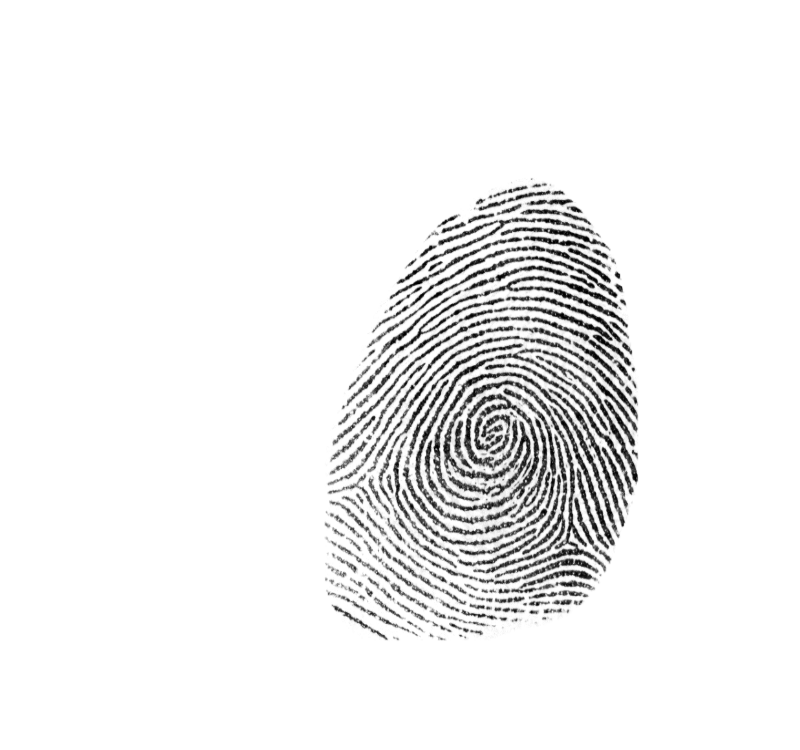
%> input picture examples/data/1/img/0.png, 800 x 750 px
$ octave prepare_cropped_patches_example.m   (GNU Octave 9; MATLAB toolbox functions it lacks are replaced by stand-ins)
%> lines starting %> are read from the running program, lines starting %| are printed output that depends on the picture; in (x1, y1, x2, y2) boxes, pixels count from 0 and x2, y2 are one past the last pixel; in counts of white or black regions, pixels touching at a corner belong together; the program's own positions count from 1
clear; close all;

script_dir = fileparts(mfilename('fullpath'));
repo_root = fileparts(fileparts(script_dir));

img = imread(fullfile(repo_root, 'examples', 'data', '2', 'img', '0.png'));
%> img is the input picture: size 750x800 uint8; min 0, max 255, mean 240.4
figure; imshow(img);

mask = zeros(size(img));
mask(342:402, 416:544) = 1;
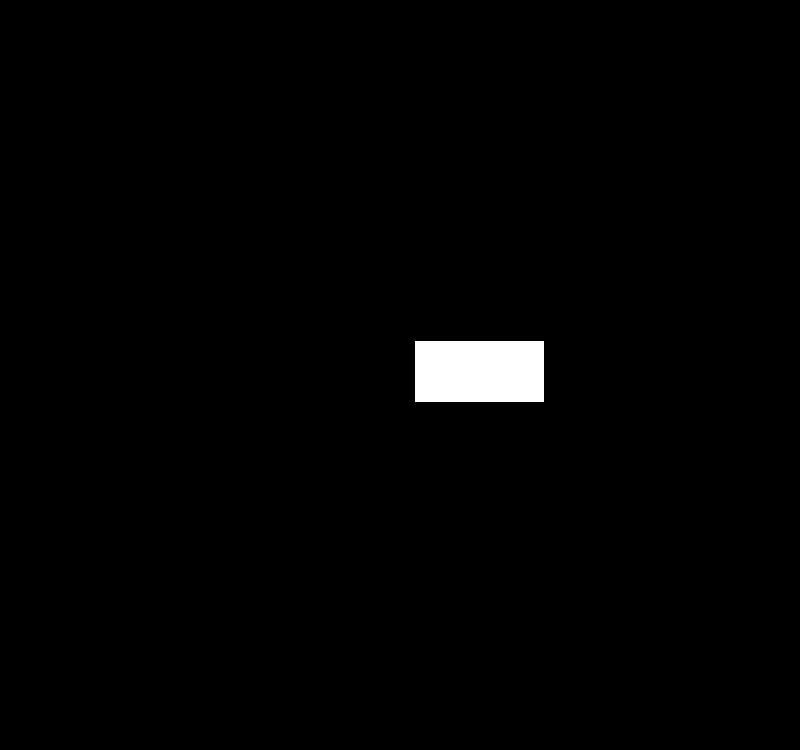
%> mask: size 750x800 double; values 0 (black) and 1 (white), 1.3% white; 1 white region, box (x1, y1, x2, y2) and area: (415, 341, 544, 402) 7869
f1 = img;
f1(mask == 0) = 255;
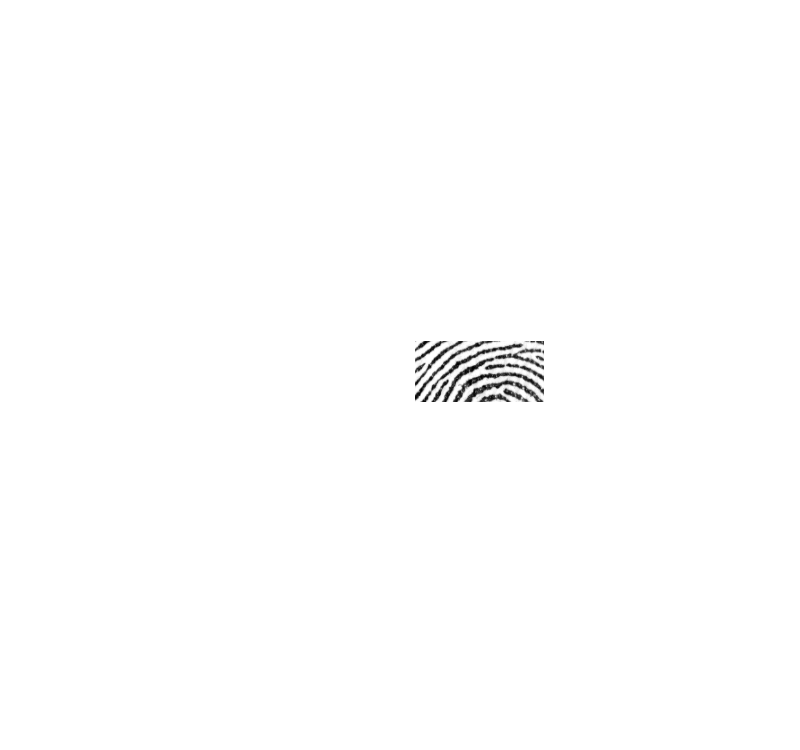
%> f1: size 750x800 uint8; 15.94% of pixels changed, all inside (x1, y1, x2, y2) = (324, 177, 639, 642)
imwrite(f1, fullfile(repo_root, 'examples', 'data', '2', 'img', '1.png'));
imwrite(mask, fullfile(repo_root, 'examples', 'data', '2', 'mask', 'm1.png'));

mask = zeros(size(img));
mask(392:452, 446:574) = 1;
%> mask: size 750x800 double; values 0 (black) and 1 (white), 1.3% white; 1 white region, box (x1, y1, x2, y2) and area: (445, 391, 574, 452) 7869
f2 = img;
f2(mask == 0) = 255;
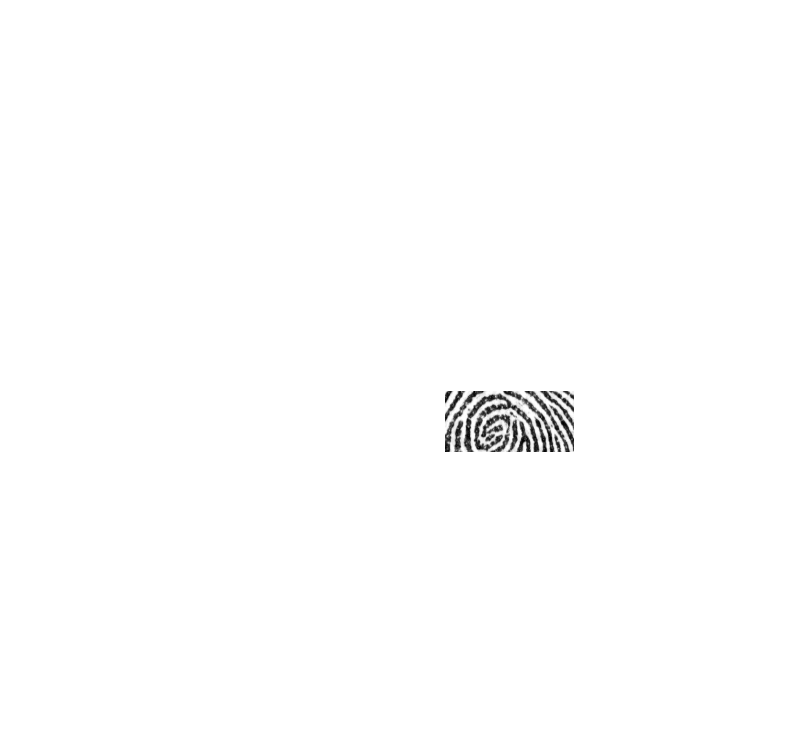
%> f2: size 750x800 uint8; 15.91% of pixels changed, all inside (x1, y1, x2, y2) = (324, 177, 639, 642)
imwrite(f2, fullfile(repo_root, 'examples', 'data', '2', 'img', '2.png'));
imwrite(mask, fullfile(repo_root, 'examples', 'data', '2', 'mask', 'm2.png'));

mask = zeros(size(img));
mask(432:492, 396:524) = 1;
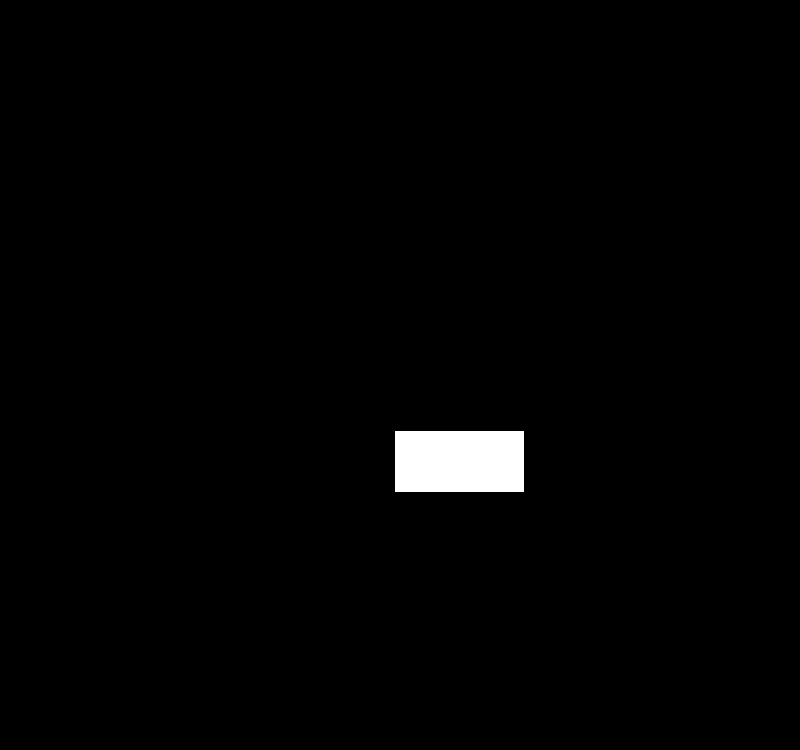
%> mask: size 750x800 double; values 0 (black) and 1 (white), 1.3% white; 1 white region, box (x1, y1, x2, y2) and area: (395, 431, 524, 492) 7869
f3 = img;
f3(mask == 0) = 255;
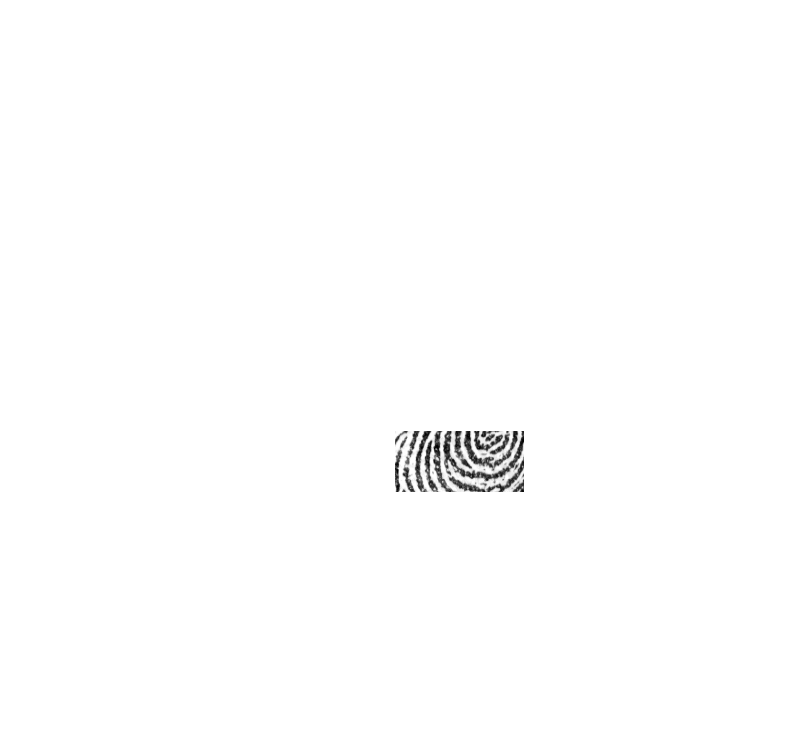
%> f3: size 750x800 uint8; 15.94% of pixels changed, all inside (x1, y1, x2, y2) = (324, 177, 639, 642)
imwrite(f3, fullfile(repo_root, 'examples', 'data', '2', 'img', '3.png'));
imwrite(mask, fullfile(repo_root, 'examples', 'data', '2', 'mask', 'm3.png'));

mask = zeros(size(img));
mask(492:552, 426:554) = 1;
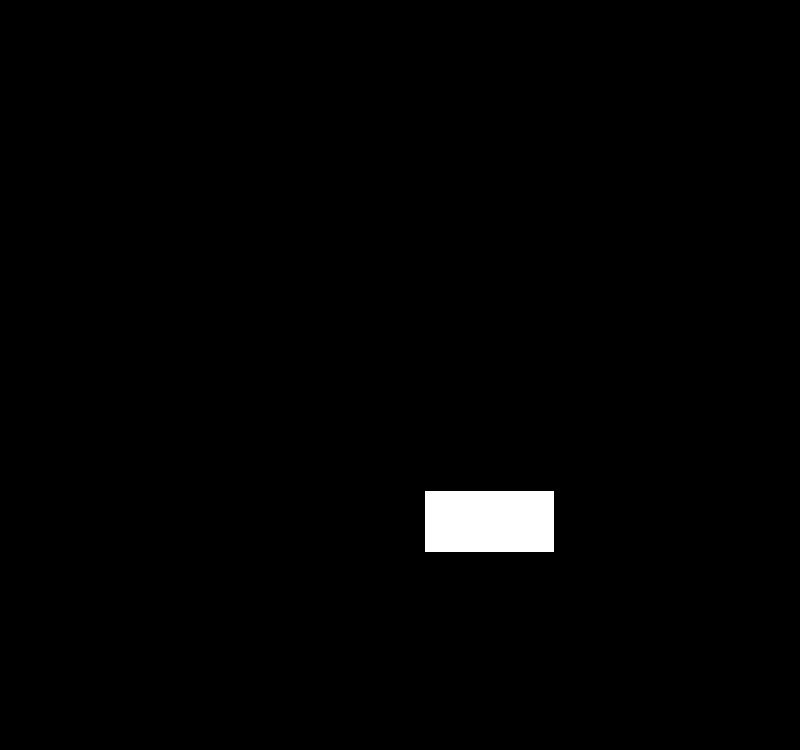
%> mask: size 750x800 double; values 0 (black) and 1 (white), 1.3% white; 1 white region, box (x1, y1, x2, y2) and area: (425, 491, 554, 552) 7869
f4 = img;
f4(mask == 0) = 255;
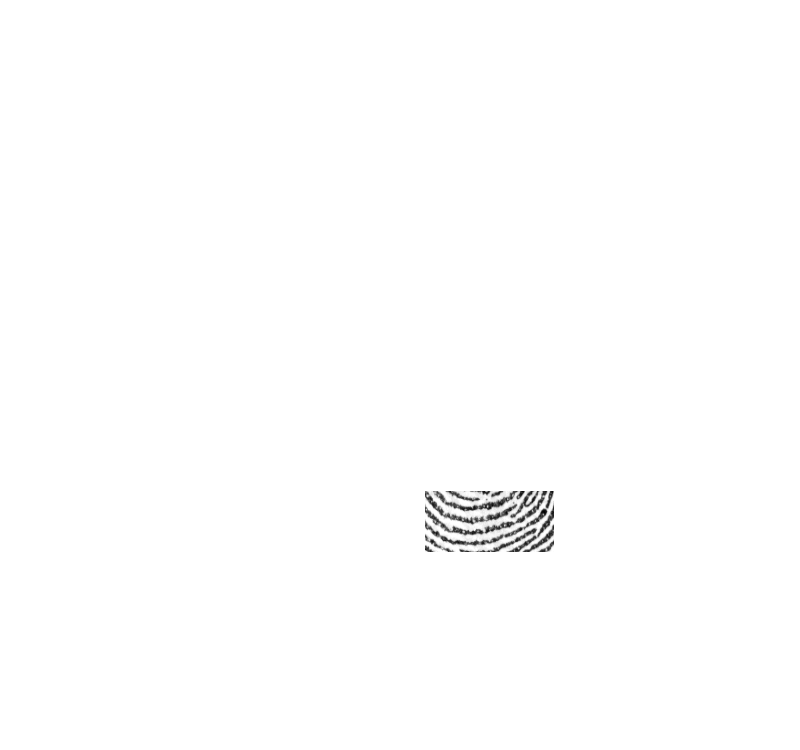
%> f4: size 750x800 uint8; 15.94% of pixels changed, all inside (x1, y1, x2, y2) = (324, 177, 639, 642)
imwrite(f4, fullfile(repo_root, 'examples', 'data', '2', 'img', '4.png'));
imwrite(mask, fullfile(repo_root, 'examples', 'data', '2', 'mask', 'm4.png'));
